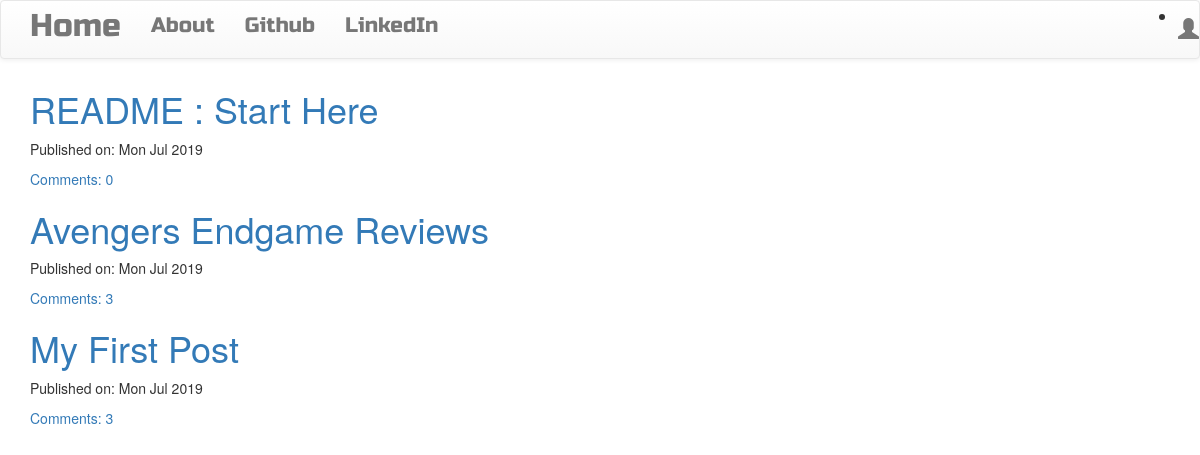
The page / on the database its author committed.
### blog/models.py (models this page shows, shortened)
class Post(models.Model):
    author = models.ForeignKey('auth.User')
    title = models.CharField(max_length = 200)
    text = models.TextField()
    created_date = models.DateTimeField(default=timezone.now)
    published_date = models.DateTimeField(blank=True,null=True)
    def approve_comments(self):
        return self.comments.filter(approved_comment=True)

### blog/views.py (the view)
# urls.py: url(r'^$',views.PostListView.as_view(),name='post_list'),
class PostListView(ListView):
    model = Post
    def get_queryset(self):
        return Post.objects.filter(published_date__lte=timezone.now()).order_by('-published_date')

### blog/templates/blog/post_list.html
{% extends 'blog/base.html' %}
{% block content %}
<div class="centerstage">
  {% for post in post_list %}
    <div class="post">
      <h1><a href="{% url 'post_detail' pk=post.pk %}">{{ post.title }}</a></h1>
    <div class="date">
      <p>Published on: {{ post.published_date|date:"D M Y" }}</p>
    </div>
    <a href="{% url 'post_detail' pk=post.pk %}">Comments: {{ post.approve_comments.count }}</a>
    </div>
  {% endfor %}
</div>
{% endblock %}

### blog/static/css/blog.css (style rules this page uses)
.centerstage { margin-left: auto; margin-right: auto; }
.loader { filter:hue-rotate(0deg); color: linear-gradient(45deg,#0f8,#08f); animation:hue 5000ms infinite linear; }

### rows shown on the page
Post: title "README : Start Here", published_date "Mon Jul 2019", approve_comments.count "0"
Post: title "Avengers Endgame Reviews", published_date "Mon Jul 2019", approve_comments.count "3"
Post: title "My First Post", published_date "Mon Jul 2019", approve_comments.count "3"
